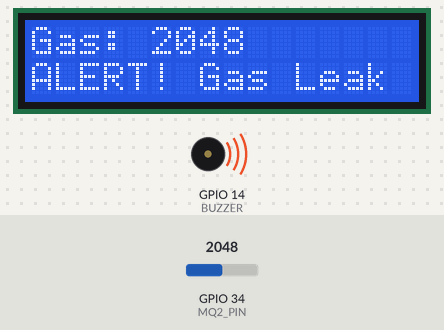
This sketch was run on a simulated ESP32. Shown: 16×2 character LCD, buzzer (waves = sounding). Inputs (shaded band) come from the test bench; at power-on: GPIO 34 (MQ2_PIN) = 2048.

Above: at 1.2 s.
1.3 s: GPIO 34 (MQ2_PIN) set to 1971
At 3.3 s:
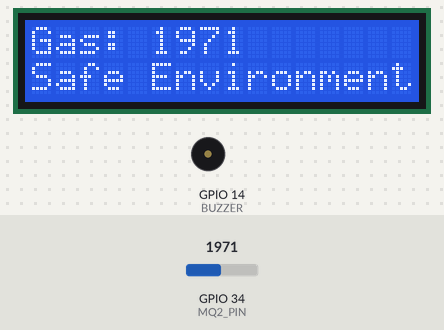
3.6 s: GPIO 34 (MQ2_PIN) set to 2040
At 5.0 s:
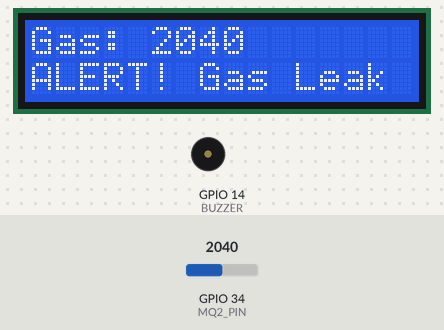
5.9 s: GPIO 34 (MQ2_PIN) set to 2047
At 7.1 s:
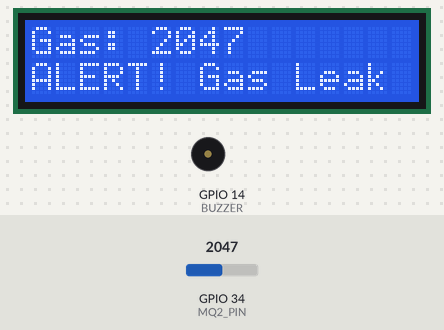
Timing chart, 0 to 13.9 s (numbered marks = the images above; inputs shaded):
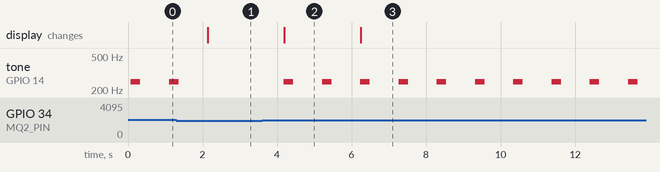

The sketch:

sketch.ino
```cpp
#include <Wire.h>
#include <LiquidCrystal_I2C.h>
LiquidCrystal_I2C lcd(0x27, 16, 2);

int MQ2_PIN=34;
int BUZZER= 14;
int threshold = 2000;

void setup() {
  Serial.begin(115200);
  pinMode(BUZZER, OUTPUT);

  lcd.init();
  lcd.backlight();
}

void loop() {

  int gasValue = analogRead(MQ2_PIN);

  lcd.clear();
  lcd.setCursor(0, 0);
  lcd.print("Gas: ");
  lcd.print(gasValue);

  if(gasValue > threshold) {
    digitalWrite(BUZZER, HIGH);
    tone(BUZZER,250,256);

    lcd.setCursor(0, 1);
    lcd.print("ALERT! Gas Leak");
  }
  else {
    digitalWrite(BUZZER, LOW);

    lcd.setCursor(0, 1);
    lcd.print("Safe Environment");
  }

  delay(1000);
}
```

Measured:
- the behaviour switches between 2001 and 2000 on GPIO 34 (MQ2_PIN) (found by bisection; images 0 and 1)
- after the input at 1.3 s, tone on GPIO 14 (BUZZER): goes on until 1.4 s, then stays silent; the display: changes after 0.84 s (image 1)
- after the input at 3.6 s, tone on GPIO 14 (BUZZER): alternates 250 Hz for 0.26 s and silent for 0.77 s, starting after 0.58 s; the display: changes after 0.60 s (image 2)
- after the input at 5.9 s, the display: changes after 0.35 s (image 3)
